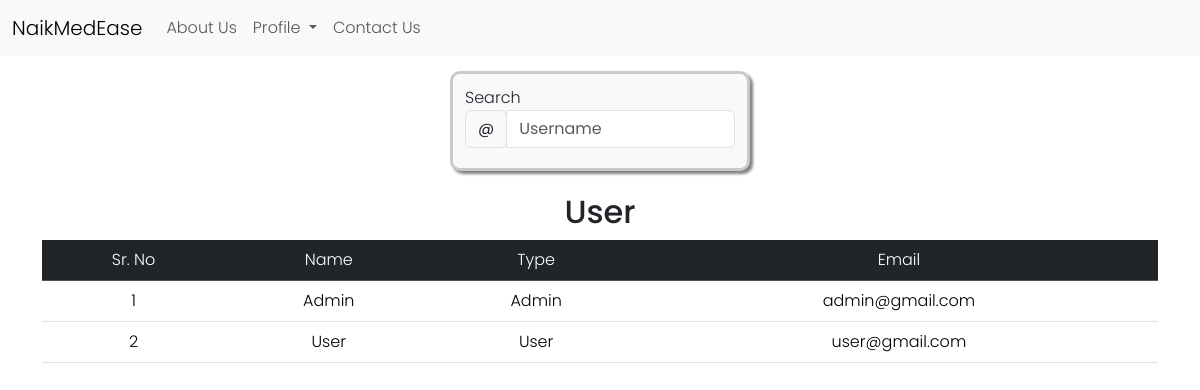
The app's page /userinfo.php with its own data.
### tables this page shows
CREATE TABLE `registration` (
  `regid` int(11) NOT NULL,
  `fullnm` varchar(50) NOT NULL,
  `usernm` varchar(15) NOT NULL,
  `email` varchar(50) NOT NULL,
  `passwd` varchar(15) NOT NULL,
  `usertyp` varchar(5) DEFAULT 'User',
  `secucode` varchar(10) NOT NULL
);

### userinfo.php (the view, shortened to what this page needs)
<!DOCTYPE html>
<html lang="en">
<head>
    <?php include_once 'navbar.php' ?>
    <?php
    $con = mysqli_connect("localhost", "root", "", "naikmedease");
    ?>
    <link rel="stylesheet" href="./css/vieworder.css">
</head>
<body>
    <div class="box">
        <nav>
            <div class="lbl">Search</div>
            <div class="input-group ml-5">
                <div class="input-group-prepend">
                    <span class="input-group-text" id="basic-addon1">@</span>
                </div>
                <input type="text" class="form-control w-25" id="myInput" placeholder="Username" aria-label="Username" aria-describedby="basic-addon1">
            </div>
        </nav>
    </div>
    <div class="container">
        <h2>User</h2>
        <table class="table table-hover">
            <thead class="table-dark">
                <tr>
                    <th>Sr. No</th>
                    <th>Name</th>
                    <th>Type</th>
                    <th>Email</th>
                </tr>
            </thead>
            <tbody id="myTable">
                <?php
                $userdata = mysqli_query($con, "select * from registration");
                $num = 1;
                while ($row = mysqli_fetch_assoc($userdata)) {
                    echo "<tr>
                    <td>" . $num . "
                    <td>" . $row['usernm'] . "
                    <td>" . $row['usertyp'] . "
                    <td>" . $row['email'] . "
                    </tr>
                    ";
                    $num++;
                }
                ?>
            </tbody>
        </table>
    </div>
</body>
</html>

### css/navbar.css (style rules this page uses)
* { font-family: "Poppins", sans-serif; font-weight: 300; font-style: normal; }

### css/vieworder.css (style rules this page uses)
h2 { text-align: center; }
table { text-align: center; }
.box { display: flex; justify-content: space-between; margin: 15px auto; width: 300px; height: 100px; background-color: #f8f9fa; border: solid #cacaca; box-shadow: 3px 3px 3px grey; padding: 1% 1% 1% 1%; border-radius: 10px; gap: 5px; }

### userinfo.php (style rules this page uses)
h2 { text-align: center; margin-top: 2%; }
table { text-align: center; }

### records on screen
registration: usernm "Admin", usertyp "Admin", email "admin@gmail.com"
registration: usernm "User", usertyp "User", email "user@gmail.com"
